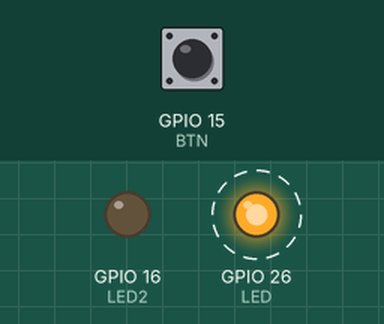
The program below on a simulated Raspberry Pi (BCM pin numbers). Parts: output pins drawn as LEDs (lit = HIGH). Dashed ring = blinking. Inputs (shaded band) come from the test bench; at power-on: GPIO 15 (BTN) LOW.

Above: at 1.25 s.
1.3 s: GPIO 15 (BTN) pulled HIGH for 0.15 s
At 1.7 s:
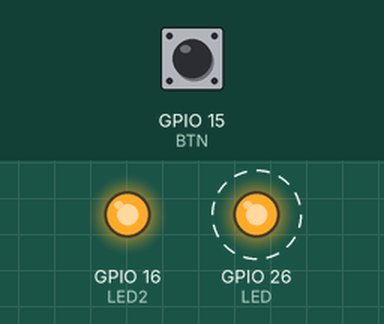
4.3 s: GPIO 15 (BTN) pulled HIGH for 1 s
At 4.7 s:
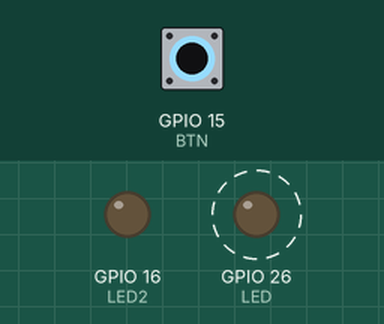
7.3 s: GPIO 15 (BTN) pulled HIGH for 3.2 s
At 7.5 s:
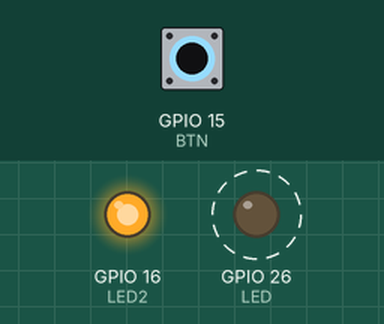
Timing chart, 0 to 18.0 s (numbered marks = the images above; inputs shaded):
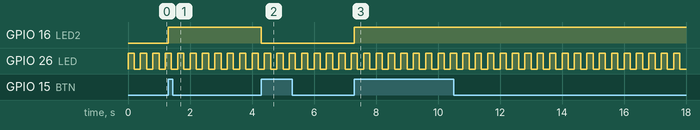

The program:

LED_Smart.py
```python
#-*- coding: utf-8 -*-
import RPi.GPIO as GPIO
import time

LED=26
LED2=16
BTN=15
Toggle=GPIO.LOW

def Button(channel):
	global Toggle
	if Toggle==GPIO.LOW:
		Toggle=GPIO.HIGH
	else:
		Toggle=GPIO.LOW
	GPIO.output(LED2, Toggle)

GPIO.setwarnings(False)
GPIO.setmode(GPIO.BCM)
GPIO.setup(LED, GPIO.OUT)
GPIO.setup(LED2, GPIO.OUT)
GPIO.setup(BTN, GPIO.IN, pull_up_down=GPIO.PUD_DOWN)
GPIO.add_event_detect(BTN, GPIO.RISING, callback=Button, bouncetime=300)

try:
	while 1:
		GPIO.output(LED, 1)
		time.sleep(0.2)
		GPIO.output(LED, 0)
		time.sleep(0.2)
except KeyboardInterrupt:
	pass
GPIO.cleanup()
```

Measured:
- after the input at 1.3 s, GPIO 16 (LED2): LOW → HIGH at once
- after the input at 4.3 s, GPIO 16 (LED2): HIGH → LOW at once
- after the input at 7.3 s, GPIO 16 (LED2): LOW → HIGH at once
- by itself, GPIO 26 (LED): alternates HIGH for 0.20 s and LOW for 0.20 s
